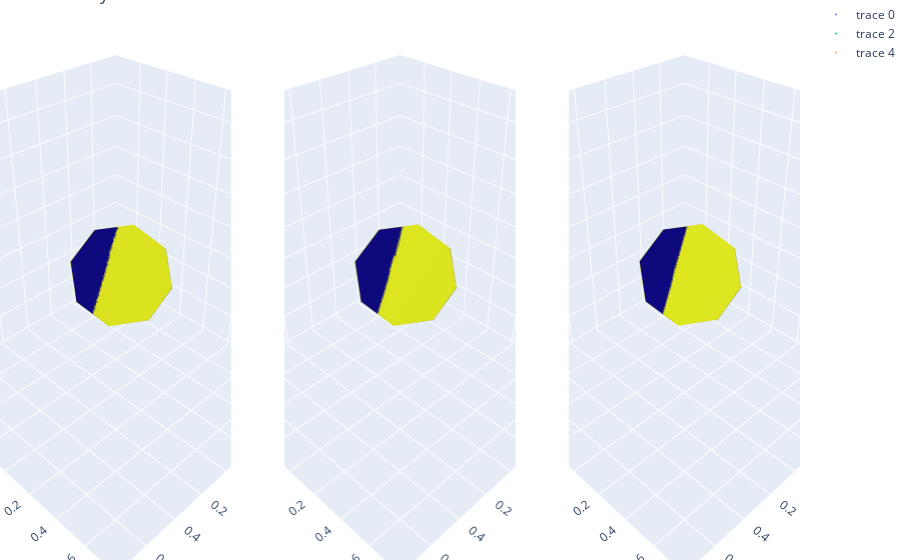

Source (notebook cell):
### Markdown cell above
## Visualize Rays

### Code cell
import plotly.graph_objects as go
from plotly.subplots import make_subplots


def plot_rays(rays_o, rays_d, title):
    rays_o = rays_o.cpu().numpy()[0:2]
    rays_d = rays_d.cpu().numpy()[0:2]

    fig = make_subplots(
        rows=1,
        cols=3,
        specs=[[{"type": "scene"}, {"type": "scene"}, {"type": "scene"}]],
        subplot_titles=["X", "Y", "Z"],
    )
    for i in range(3):
        fig.add_trace(
            go.Scatter3d(
                x=rays_o[:, i, 0],
                y=rays_o[:, i, 1],
                z=rays_o[:, i, 2],
                mode="markers",
                marker=dict(size=1),
            ),
            row=1,
            col=i + 1,
        )
        fig.add_trace(
            go.Cone(
                x=rays_o[:, i, 0],
                y=rays_o[:, i, 1],
                z=rays_o[:, i, 2],
                u=rays_d[:, i, 0],
                v=rays_d[:, i, 1],
                w=rays_d[:, i, 2],
                sizemode="absolute",
                sizeref=1,
                showscale=False,
            ),
            row=1,
            col=i + 1,
        )
    fig.update_layout(title=title, margin=dict(l=0, r=0, b=0, t=0))
    fig.show()


# plot the test rays
rays_o, rays_d = get_rays(height, width, focal, test_pose.inverse())
plot_rays(rays_o, rays_d, "Test Rays")

### Figure 1 — Plotly figure (JSON) as saved in the notebook; plotly's stock layout.template omitted (floating-point values rounded to 4 significant figures)
{"data": [{"marker": {"size": 1}, "mode": "markers", "scene": "scene", "type": "scatter3d", "x": [0, 0], "y": [0, 0], "z": [-4.031, -4.031]}, {"scene": "scene", "showscale": false, "sizemode": "absolute", "sizeref": 1, "type": "cone", "u": [-0.509, -0.5037], "v": [-0.6855, -0.6891], "w": [-0.7282, -0.7249], "x": [0, 0], "y": [0, 0], "z": [-4.031, -4.031]}, {"marker": {"size": 1}, "mode": "markers", "scene": "scene2", "type": "scatter3d", "x": [0, 0], "y": [0, 0], "z": [-4.031, -4.031]}, {"scene": "scene2", "showscale": false, "sizemode": "absolute", "sizeref": 1, "type": "cone", "u": [-0.504, -0.4988], "v": [-0.6816, -0.6853], "w": [-0.7318, -0.7284], "x": [0, 0], "y": [0, 0], "z": [-4.031, -4.031]}, {"marker": {"size": 1}, "mode": "markers", "scene": "scene3", "type": "scatter3d", "x": [0, 0], "y": [0, 0], "z": [-4.031, -4.031]}, {"scene": "scene3", "showscale": false, "sizemode": "absolute", "sizeref": 1, "type": "cone", "u": [-0.499, -0.4938], "v": [-0.6778, -0.6814], "w": [-0.7353, -0.7319], "x": [0, 0], "y": [0, 0], "z": [-4.031, -4.031]}], "layout": {"annotations": [{"font": {"size": 16}, "showarrow": false, "text": "X", "x": 0.1444, "xanchor": "center", "xref": "paper", "y": 1, "yanchor": "bottom", "yref": "paper"}, {"font": {"size": 16}, "showarrow": false, "text": "Y", "x": 0.5, "xanchor": "center", "xref": "paper", "y": 1, "yanchor": "bottom", "yref": "paper"}, {"font": {"size": 16}, "showarrow": false, "text": "Z", "x": 0.8556, "xanchor": "center", "xref": "paper", "y": 1, "yanchor": "bottom", "yref": "paper"}], "margin": {"b": 0, "l": 0, "r": 0, "t": 0}, "scene": {"domain": {"x": [0, 0.2889], "y": [0, 1]}}, "scene2": {"domain": {"x": [0.3556, 0.6444], "y": [0, 1]}}, "scene3": {"domain": {"x": [0.7111, 1], "y": [0, 1]}}, "title": {"text": "Test Rays"}}}
